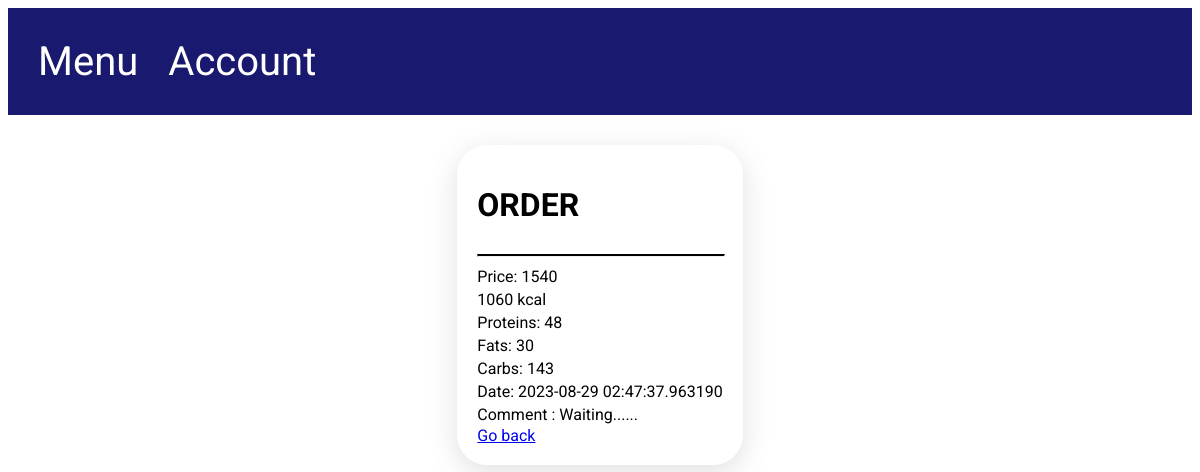
Screenshot of /admin/current_orders/2 (signed in) with the database file from the repository.
### models.py (models this page shows, shortened)
class UserOrder(Base):
    __tablename__ = "user_order"
    id = Column(Integer, primary_key=True, autoincrement=True, unique=True)
    user_id = Column(Integer, ForeignKey("user.id"), nullable=False)
    address_id = Column(Integer, ForeignKey("address.id"), nullable=False)
    order_price = Column(Integer, nullable=False)
    order_kcal = Column(Integer, nullable=False)
    order_proteins = Column(Integer, nullable=False)
    order_fats = Column(Integer, nullable=False)
    order_carbs = Column(Integer, nullable=False)
    comment = Column(String(255))
    order_date = Column(String(120))
    order_rate = Column(Integer)
    order_status = Column(Integer, ForeignKey("status.id"), nullable=False)
    update_date = Column(DateTime)
    address = relationship("Address", back_populates="user_order")
    user = relationship("User", back_populates="user_order")
    ordered_dish = relationship("OrderedDish", back_populates="user_order")
    status = relationship("Status", back_populates="user_order")

### app.py (the view)
@app.route('/admin/current_orders/<order_id>', methods=['GET', 'PUT'])  # TODO PUT
def admin_order(order_id: int):  # Alchemy
    if session.get("user_id") is None:
        return app.redirect("/user/sign_in")
    if session.get("user_type") == 0:
        return app.redirect('/menu', 302)
    database.init_db()
    this_order = database.db_session.query(UserOrder).where(UserOrder.order_status == 1, UserOrder.id == order_id).all()
    if this_order:
        return render_template("current_orders_order.html", order=this_order[0])
    else:
        return app.redirect("/admin/current_orders")

### database.py (called while the page is built)
def init_db():
    import models
    Base.metadata.create_all(bind=engine)

### templates/current_orders_order.html
{% extends 'base.html' %}
{% block content %}
    <div class="container user_page">
        <div class="content-holder orders">
            <h1>ORDER</h1>
            <hr class="line">
            <p>
                Price: {{ order.order_price }}
            </p>
            <p>
                {{ order.order_kcal }} kcal
            </p>
            <p>
                Proteins: {{ order.order_proteins }}
            </p>
            <p>
                Fats: {{ order.order_fats }}
            </p>
            <p>
                Carbs: {{ order.order_carbs }}
            </p>
            <p>
                Date: {{ order.order_date }}
            </p>
            <p>
                Comment : {{ order.comment }}
            </p>
            <a href="/admin/current_orders"> Go back </a>
        </div>
    </div>
{% endblock %}

### static/css/style.css (style rules this page uses)
body { font-family: 'Roboto', sans-serif; }
.container { padding: 30px 50px 30px 50px; }
.content-holder { display: flex; flex-direction: column; border-radius: 30px; padding: 20px; box-shadow: rgba(100, 100, 111, 0.2) 0px 7px 29px 0px; }
.user_page { display: flex; flex-direction: column; align-items: center; }
.line { border-top: 2px solid black; width: 100% }
.orders p { margin-top: 2px; margin-bottom: 2px; }

### rows the page displays
UserOrder: order_price "1540", order_kcal "1060", order_proteins "48", order_fats "30", order_carbs "143", order_date "2023-08-29 02:47:37.963190", comment "Waiting......"
